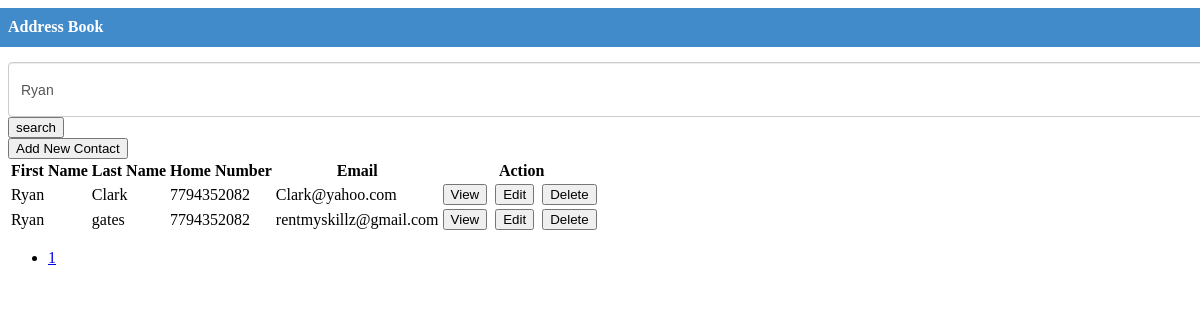
Screenshot of /index.php?keyword=Ryan with the database file from the repository.
### tables this page shows
CREATE TABLE IF NOT EXISTS `tbl_contacts` (
  `contact_id` int(11) NOT NULL AUTO_INCREMENT,
  `first_name` varchar(255) NOT NULL,
  `middle_name` varchar(255) NOT NULL,
  `last_name` varchar(255) NOT NULL,
  `address` text,
  `contact_no1` varchar(255) NOT NULL,
  `contact_no2` varchar(255) DEFAULT NULL,
  `email_address` varchar(255) NOT NULL,
  `profile_pic` varchar(255) NOT NULL,
  PRIMARY KEY (`contact_id`)
);

### index.php (the view, shortened to what this page needs)
<?php
require_once './config.php';
include './header.php';
if (!(isset($_GET['pagenum']))) {
  $pagenum = 1;
} else {
  $pagenum = $_GET['pagenum'];
}
$page_limit = ($_GET["show"] <> "" && is_numeric($_GET["show"]) ) ? $_GET["show"] : 8;
try {
  $keyword = trim($_GET["keyword"]);
  if ($keyword <> "" ) {
    $sql = "SELECT * FROM tbl_contacts WHERE 1 AND "
            . " (first_name LIKE :keyword) ORDER BY first_name ";
    $stmt = $DB->prepare($sql);
    $stmt->bindValue(":keyword", $keyword."%");
  } else {
    $sql = "SELECT * FROM tbl_contacts WHERE 1 ORDER BY first_name ";
    $stmt = $DB->prepare($sql);
  }
  $stmt->execute();
  $total_count = count($stmt->fetchAll());
  $last = ceil($total_count / $page_limit);
  $lower_limit = ($pagenum - 1) * $page_limit;
  $lower_limit = ($lower_limit < 0) ? 0 : $lower_limit;
  $sql2 = $sql . " limit " . ($lower_limit) . " ,  " . ($page_limit) . " ";
  $stmt = $DB->prepare($sql2);
  if ($keyword <> "" ) {
    $stmt->bindValue(":keyword", $keyword."%");
   }
  $stmt->execute();
  $results = $stmt->fetchAll();
} catch (Exception $ex) {
  echo $ex->getMessage();
}
?>
<div class="row">
  <div class="panel panel-primary">
    <div class="panel-heading">
      <h3 class="panel-title">Address Book</h3>
    </div>
    <div class="panel-body">
      <div  style="padding-left: 0; padding-right: 0;" >
        <form action="index.php" method="get" >
        <div style="padding-left: 0;"  >
          <span >
            <label  for="keyword" style="padding-right: 0;">
              <input type="text" value="<?php echo $_GET["keyword"]; ?>" placeholder="search by first name" id="" class="form-control" name="keyword" style="height: 41px;">
            </label>
            </span>
          <button >search</button>
        </div>
        </form>
        <div  ><a href="contacts.php"><button ><span ></span> Add New Contact</button></a></div>
      </div>
<?php if (count($results) > 0) { ?>
        <div >
          <table >
            <tbody><tr>
                <th>First Name</th>
                <th>Last Name</th>
                <th>Home Number </th>
                <th>Email </th>
                <th>Action </th>
              </tr>
  <?php foreach ($results as $res) { ?>
                <tr>
                  <td><?php echo $res["first_name"]; ?></td>
                  <td><?php echo $res["last_name"]; ?></td>
                  <td><?php echo $res["contact_no1"]; ?></td>
                  <td><?php echo $res["email_address"]; ?></td>
                  <td>
                    <a href="view_contacts.php?cid=<?php echo $res["contact_id"]; ?>"><button class="btn btn-sm btn-info"><span class="glyphicon glyphicon-zoom-in"></span> View</button></a>&nbsp;
                    <a href="contacts.php?m=update&cid=<?php echo $res["contact_id"]; ?>&pagenum=<?php echo $_GET["pagenum"]; ?>"><button class="btn btn-sm btn-warning"><span class="glyphicon glyphicon-edit"></span> Edit</button></a>&nbsp;
                    <a href="process_form.php?mode=delete&cid=<?php echo $res["contact_id"]; ?>&keyword=<?php echo $_GET["keyword"]; ?>&pagenum=<?php echo $_GET["pagenum"]; ?>" onclick="return confirm('Are you sure?')"><button class="btn btn-sm btn-danger"><span class="glyphicon glyphicon-remove-circle"></span> Delete</button></a>&nbsp;
                  </td>
                </tr>
  <?php } ?>
            </tbody></table>
        </div>
        <div >
          <ul >
  <?php
  for ($i = 1; $i <= $last; $i++) {
    if ($i == $pagenum) {
      ?>
                <li class="active"><a href="javascript:void(0);" ><?php echo $i ?></a></li>
                <?php
              } else {
                ?>
                <li><a href="index.php?pagenum=<?php echo $i; ?>&keyword=<?php echo $_GET["keyword"]; ?>" class="links"  onclick="displayRecords('<?php echo $page_limit; ?>', '<?php echo $i; ?>');" ><?php echo $i ?></a></li>
                <?php
              }
            }
            ?>
          </ul>
        </div>
          <?php } else { ?>
        <div class="well well-lg">No contacts found.</div>
<?php } ?>
    </div>
  </div>
</div>

### css.css (style rules this page uses)
.row { margin-right: -15px; margin-left: -15px; }
.panel-heading { padding: 10px 15px; border-bottom: 1px solid transparent; border-top-left-radius: 3px; border-top-right-radius: 3px; }
.panel-title { margin-top: 0; margin-bottom: 0; font-size: 16px; color: White; }
.panel-body { padding: 15px; }
.form-control { display: block; width: 100%; height: 34px; padding: 6px 12px; font-size: 14px; line-height: 1.428571429; color: #555; background-color: #fff; background-image: none; border: 1px solid #ccc; border-radius: 4px; -webkit-box-shadow: inset 0 1px 1px rgba(0, 0, 0, .075); box-shadow: inset 0 1px 1px rgba(0, 0, 0, .075); -webkit-transition: border-color ease-in-out .15s, box-shadow ease-in-out .15s; transition: border-color ease-in-out .15s, box-shadow ease-in-out .15s; }
.panel-primary { border-color: #428bca; }
.panel-primary > .panel-heading { color: #fff; background-color: #428bca; border-color: #428bca; }

### rows the page displays
tbl_contacts: first_name "Ryan", last_name "Clark", contact_no1 "7794352082", email_address "Clark@yahoo.com"
tbl_contacts: first_name "Ryan", last_name "gates", contact_no1 "7794352082", email_address "rentmyskillz@gmail.com"
